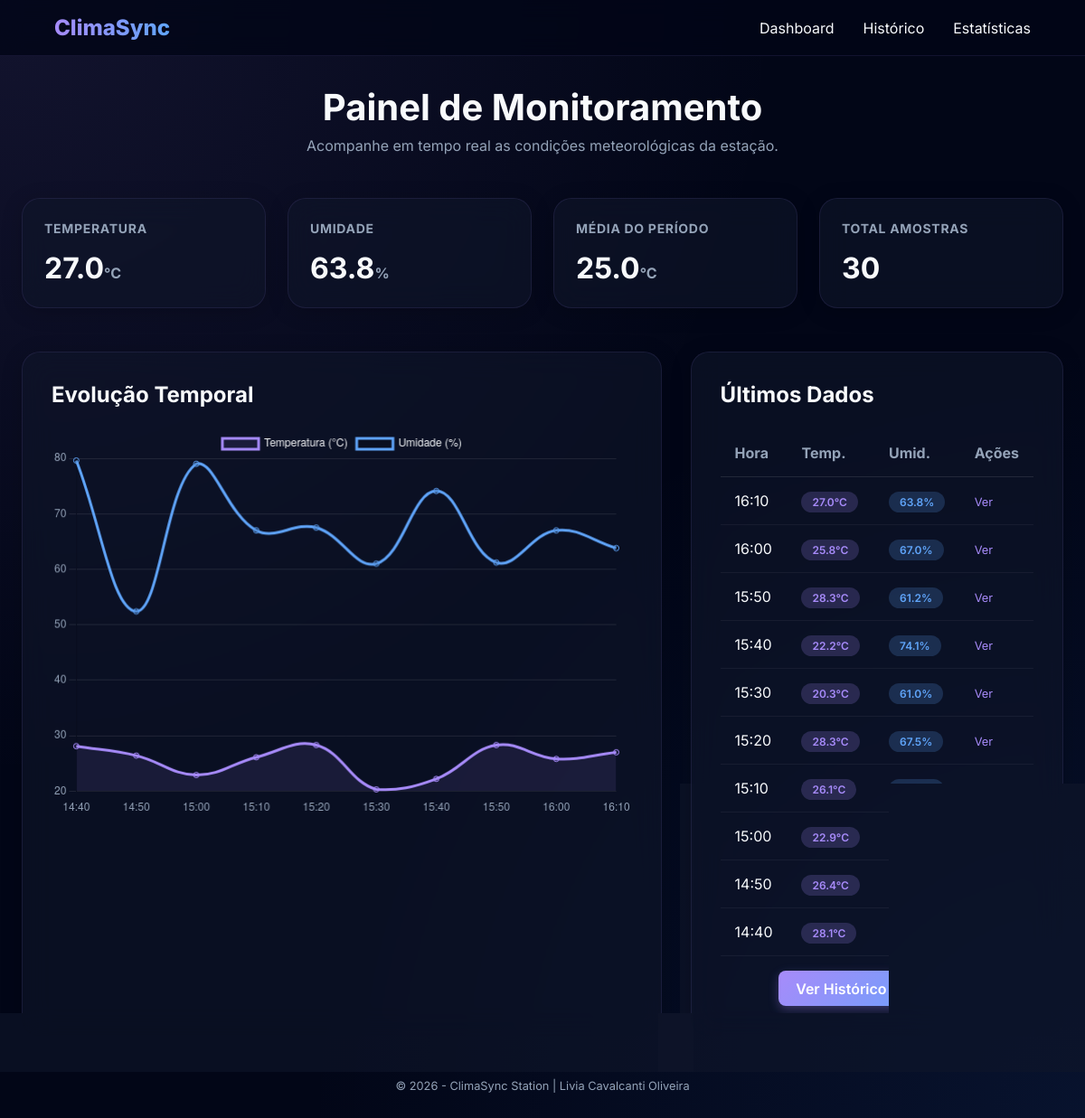
The page / on the database its author committed.
### tables this page shows
CREATE TABLE leituras (
id INTEGER PRIMARY KEY AUTOINCREMENT,
temperatura REAL NOT NULL,
umidade REAL NOT NULL,
pressao REAL, -- opcional
localizacao TEXT DEFAULT 'Lab', -- opcional
timestamp DATETIME DEFAULT (datetime('now','localtime'))
);

### src/app.py (the view)
@app.route('/')
def index():
    leituras = database.listar_leituras(limite=10)
    estatisticas = database.obter_estatisticas()
    chart_data = {
        "labels": [l['timestamp'].split(' ')[1][:5] for l in leituras][::-1] if leituras else [],
        "temps": [l['temperatura'] for l in leituras][::-1] if leituras else [],
        "umids": [l['umidade'] for l in leituras][::-1] if leituras else []
    }
    return responder('index.html', {
        'leituras': leituras,
        'estatisticas': estatisticas,
        'chart_data': chart_data
    })

### src/app.py (called while the page is built)
def responder(template, data=None, status=200):
    formato = request.args.get('formato')
    if formato == 'json':
        return jsonify(data), status
    return render_template(template, **(data if data else {})), status

### src/database.py (called while the page is built)
def get_db_connection():
    conn = sqlite3.connect(DB_FILE, timeout=10)
    conn.execute('PRAGMA journal_mode=WAL')
    conn.execute('PRAGMA busy_timeout=5000')
    conn.row_factory = sqlite3.Row
    return conn

def listar_leituras(limite=50):
    query = "SELECT * FROM leituras ORDER BY timestamp DESC LIMIT ?"
    with get_db_connection() as conn:
        cursor = conn.cursor()
        rows = cursor.execute(query, (limite,)).fetchall()
        return [dict(row) for row in rows]

def obter_estatisticas():
    query = """
    SELECT
        AVG(temperatura) as avg_temp, MIN(temperatura) as min_temp, MAX(temperatura) as max_temp,
        AVG(umidade) as avg_umid, MIN(umidade) as min_umid, MAX(umidade) as max_umid,
        AVG(pressao) as avg_pres, MIN(pressao) as min_pres, MAX(pressao) as max_pres,
        COUNT(*) as total
    FROM leituras
    """
    with get_db_connection() as conn:
        cursor = conn.cursor()
        row = cursor.execute(query).fetchone()
        stats = dict(row) if row else None
        if stats and stats.get('total', 0) == 0:
            return None
        return stats

### src/templates/index.html
{% extends 'base.html' %}
{% block content %}
<header class="header">
    <h1>Painel de Monitoramento</h1>
    <p>Acompanhe em tempo real as condições meteorológicas da estação.</p>
</header>
<div class="stats-grid">
    <div class="stat-card">
        <h3>Temperatura</h3>
        <div class="stat-value">{{ "%.1f"|format(leituras[0].temperatura) if leituras else "--" }}<span class="stat-unit">°C</span></div>
    </div>
    <div class="stat-card">
        <h3>Umidade</h3>
        <div class="stat-value">{{ "%.1f"|format(leituras[0].umidade) if leituras else "--" }}<span class="stat-unit">%</span></div>
    </div>
    <div class="stat-card">
        <h3>Média do Período</h3>
        <div class="stat-value">{{ "%.1f"|format(estatisticas.avg_temp) if estatisticas else "--" }}<span class="stat-unit">°C</span></div>
    </div>
    <div class="stat-card">
        <h3>Total Amostras</h3>
        <div class="stat-value">{{ estatisticas.total if estatisticas else "0" }}</div>
    </div>
</div>
<div class="dashboard-main">
    <div class="section-card">
        <h2>Evolução Temporal</h2>
        <canvas id="tempChart" height="200"></canvas>
    </div>
    <div class="section-card">
        <h2>Últimos Dados</h2>
        <table>
            <thead>
                <tr>
                    <th>Hora</th>
                    <th>Temp.</th>
                    <th>Umid.</th>
                    <th>Ações</th>
                </tr>
            </thead>
            <tbody>
                {% for leitura in leituras %}
                <tr>
                    <td>{{ leitura.timestamp.split(' ')[1][:5] }}</td>
                    <td><span class="badge badge-temp">{{ "%.1f"|format(leitura.temperatura) }}°C</span></td>
                    <td><span class="badge badge-umid">{{ "%.1f"|format(leitura.umidade) }}%</span></td>
                    <td>
                        <a href="{{ url_for('detalhe', id=leitura.id) }}" style="color: var(--primary); font-size: 0.8rem;">Ver</a>
                    </td>
                </tr>
                {% else %}
                <tr><td colspan="4" style="text-align:center;">Nenhuma leitura registrada.</td></tr>
                {% endfor %}
            </tbody>
        </table>
        <div style="margin-top: 1rem; text-align: center;">
            <a href="{{ url_for('listar') }}" class="btn btn-primary">Ver Histórico Completo</a>
        </div>
    </div>
</div>
<script>
    const ctx = document.getElementById('tempChart').getContext('2d');
    const data = {
        labels: {{ chart_data.labels|tojson }},
        datasets: [{
            label: 'Temperatura (°C)',
            data: {{ chart_data.temps|tojson }},
            borderColor: '#a78bfa',
            tension: 0.4,
            fill: true,
            backgroundColor: 'rgba(167, 139, 250, 0.1)'
        },
        {
            label: 'Umidade (%)',
            data: {{ chart_data.umids|tojson }},
            borderColor: '#60a5fa',
            tension: 0.4,
            fill: false
        }]
    };
    new Chart(ctx, {
        type: 'line',
        data: data,
        options: {
            responsive: true,
            plugins: { legend: { labels: { color: "#f8fafc" } } },
            scales: {
                y: { grid: { color: "rgba(255, 255, 255, 0.1)" }, ticks: { color: "#94a3b8" } },
                x: { grid: { display: false }, ticks: { color: "#94a3b8" } }
            }
        }
    });
</script>
{% endblock %}

### src/static/css/style.css (style rules this page uses)
:root { --primary: #a78bfa; --secondary: #60a5fa; --accent: #c084fc; --bg-dark: #020617; --card-bg: rgba(15, 23, 42, 0.6); --text: #f8fafc; --text-dim: #94a3b8; --success: #34d399; --danger: #f87171; --glow: rgba(167, 139, 250, 0.15); }
* { margin: 0; padding: 0; box-sizing: border-box; font-family: 'Inter', -apple-system, system-ui, sans-serif; }
body { background: var(--bg-dark); background-image: radial-gradient(circle at 0% 0%, rgba(167, 139, 250, 0.1) 0%, transparent 50%), radial-gradient(circle at 100% 100%, rgba(59, 130, 246, 0.1) 0%, transparent 50%); color: var(--text); min-height: 100vh; padding-bottom: 2rem; overflow-x: hidden; }
a { text-decoration: none; color: inherit; }
.header { margin-bottom: 3rem; text-align: center; }
.header h1 { font-size: 2.5rem; margin-bottom: 0.5rem; }
.header p { color: var(--text-dim); }
.stats-grid { display: grid; grid-template-columns: repeat(auto-fit, minmax(250px, 1fr)); gap: 1.5rem; margin-bottom: 3rem; }
.stat-card { background: var(--card-bg); backdrop-filter: blur(16px); padding: 1.5rem; border-radius: 1.25rem; border: 1px solid rgba(167, 139, 250, 0.1); box-shadow: 0 4px 24px -1px rgba(0, 0, 0, 0.2); transition: all 0.4s cubic-bezier(0.4, 0, 0.2, 1); }
.stat-card h3 { font-size: 0.875rem; color: var(--text-dim); text-transform: uppercase; letter-spacing: 0.05em; margin-bottom: 1rem; }
.stat-value { font-size: 2rem; font-weight: 700; }
.stat-unit { font-size: 1rem; color: var(--text-dim); }
.dashboard-main { display: grid; grid-template-columns: 2fr 1fr; gap: 2rem; }
.section-card { background: var(--card-bg); backdrop-filter: blur(16px); padding: 2rem; border-radius: 1.25rem; border: 1px solid rgba(167, 139, 250, 0.1); box-shadow: 0 4px 24px -1px rgba(0, 0, 0, 0.2); }
h2 { margin-bottom: 1.5rem; }
table { width: 100%; border-collapse: collapse; }
th { text-align: left; padding: 1rem; color: var(--text-dim); border-bottom: 1px solid rgba(255, 255, 255, 0.1); }
td { padding: 1rem; border-bottom: 1px solid rgba(255, 255, 255, 0.05); }
.badge { padding: 0.25rem 0.75rem; border-radius: 2rem; font-size: 0.75rem; font-weight: 600; }
.badge-temp { background: rgba(167, 139, 250, 0.2); color: var(--primary); }
.badge-umid { background: rgba(96, 165, 250, 0.2); color: var(--secondary); }
.btn { padding: 0.6rem 1.2rem; border-radius: 0.5rem; border: none; cursor: pointer; font-weight: 600; transition: 0.2s; display: inline-block; }
.btn-primary { background: linear-gradient(135deg, var(--primary), var(--secondary)); color: white; box-shadow: 0 4px 12px rgba(167, 139, 250, 0.3); }

### rows shown on the page
leituras: temperatura "27.0", umidade "63.8", timestamp "16:10"
leituras: timestamp "16:00", temperatura "25.8", umidade "67.0"
leituras: timestamp "15:50", temperatura "28.3", umidade "61.2"
leituras: timestamp "15:40", temperatura "22.2", umidade "74.1"
leituras: timestamp "15:30", temperatura "20.3", umidade "61.0"
leituras: timestamp "15:20", temperatura "28.3", umidade "67.5"
leituras: timestamp "15:10", temperatura "26.1", umidade "67.0"
leituras: timestamp "15:00", temperatura "22.9"
leituras: timestamp "14:50", temperatura "26.4"
leituras: timestamp "14:40", temperatura "28.1"

### other values the page prints
{{ "%.1f"|format(estatisticas.avg_temp) if estatisticas else "--" }} "25.0"
{{ estatisticas.total if estatisticas else "0" }} "30"
chart data {{ chart_data.labels|tojson }} ["14:40", "14:50", "15:00", "15:10", "15:20", "15:30", "15:40", "15:50", "16:00", "16:10"]
chart data {{ chart_data.temps|tojson }} [28.1, 26.4, 22.9, 26.1, 28.3, 20.3, 22.2, 28.3, 25.8, 27.0]
chart data {{ chart_data.umids|tojson }} [79.6, 52.4, 79.0, 67.0, 67.5, 61.0, 74.1, 61.2, 67.0, 63.8]
